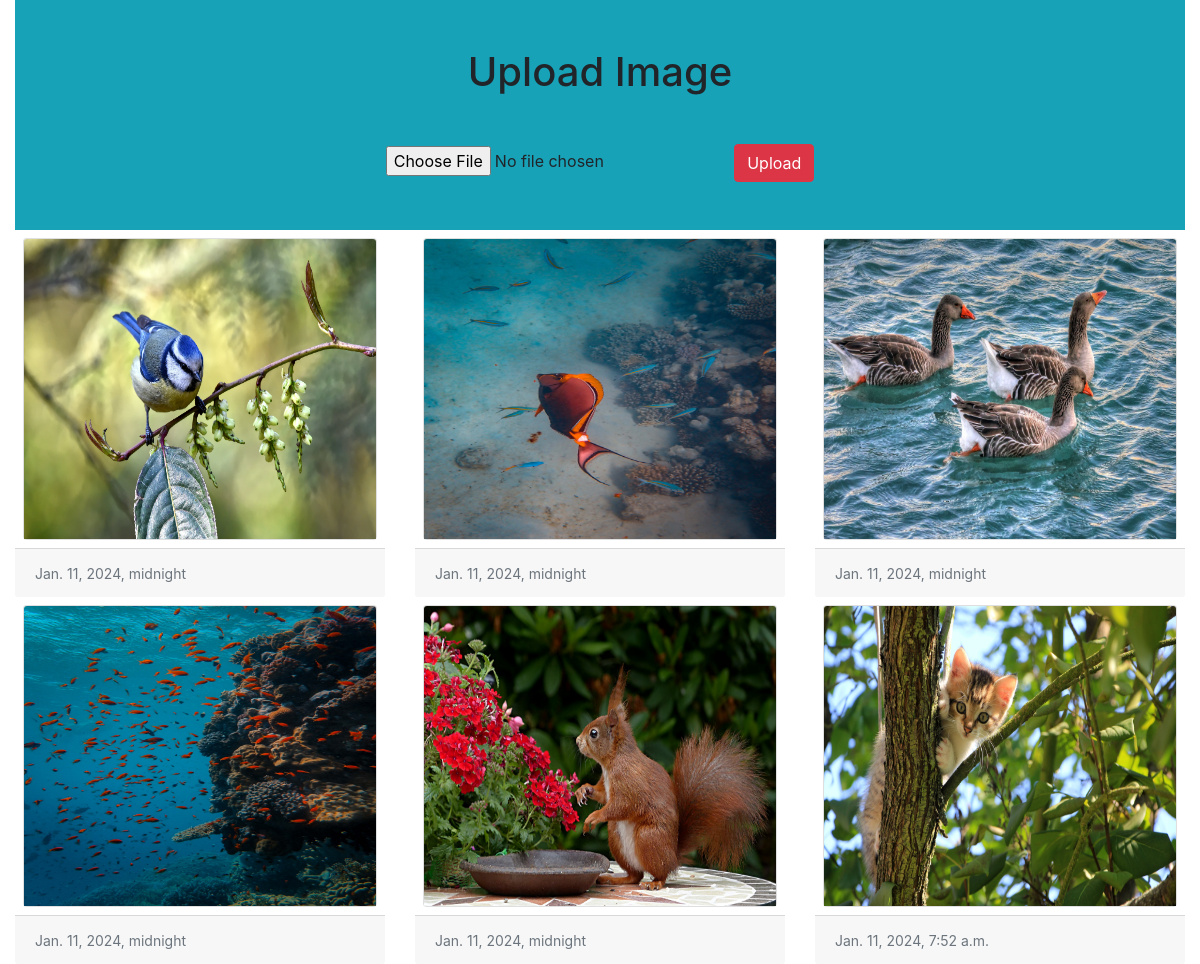
The page / on the database its author committed.
### photo_gallery/models.py (models this page shows)
class Image(models.Model):
    photo=models.ImageField(upload_to="my_photo_gallery")
    date=models.DateTimeField(auto_now_add="True")

### photo_gallery/views.py (the view)
# urls.py: path('',views.home),
def home(request):
    if request.method== "POST":
        form=ImageForm(request.POST,request.FILES)
        if form.is_valid():
            form.save()
    form=ImageForm()
    img=Image.objects.all()
    return render(request,"photo_gallery/home.html",{"img":img,"form":form})

### photo_gallery/forms.py
class ImageForm(forms.ModelForm):
    class Meta:
        model=Image
        fields="__all__"
        labels={"photo":""}

### photo_gallery/templates/photo_gallery/home.html (shortened to what this page needs)
<!doctype html>
<html lang="en">
  <head>
    <link rel="stylesheet" href="https://cdn.jsdelivr.net/npm/bootstrap@4.6.2/dist/css/bootstrap.min.css">
  </head>
  <body>
    <div class="container-fluid">
     <div class="py-5 text-center bg-info text-black">
        <h1 class="mb-5">Upload Image</h1>
        <form action="" method="post" enctype="multipart/form-data">
            {{form}}
            <input type="submit" class="btn btn-danger" value="Upload">
        </form>
    </div>
    <div class="row">
        {% for x in img %}
        <div class="col-sm-4">
            <div class="card m-2">
                <img src="{{x.photo.url}}" alt="" class="card-img-top" height="300px" width="300px">
            </div>
            <div class="card-footer">
                <small class="text-muted">{{x.date}}</small>
            </div>
        </div>
        {% endfor%}
    </div>
    </div>
  </body>
</html>

### rows shown on the page
Image: photo (picture), date "Jan. 11, 2024, midnight"
Image: photo (picture), date "Jan. 11, 2024, midnight"
Image: photo (picture), date "Jan. 11, 2024, midnight"
Image: photo (picture), date "Jan. 11, 2024, midnight"
Image: photo (picture), date "Jan. 11, 2024, midnight"
Image: photo (picture), date "Jan. 11, 2024, 7:52 a.m."
